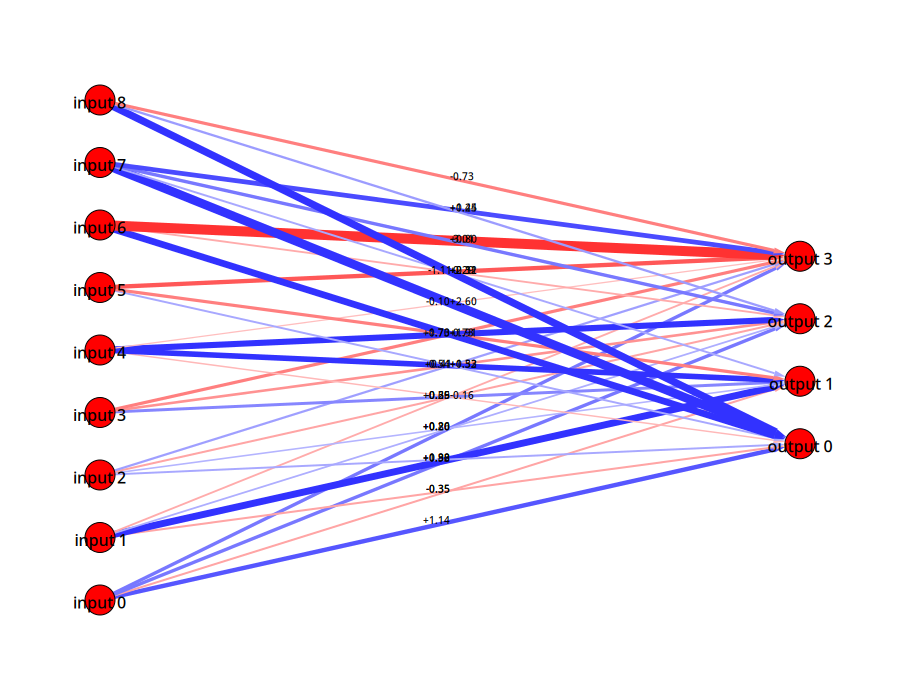

Python code for this plot:
from dataclasses import dataclass
import numpy as np
import igraph as ig

from genome import Genome, dna_to_f32, f32_to_dna

HIDDEN_SIZE = 0 # set to 0 for no hidden layer
OUTPUT_SIZE = 4  # UP/DOWN/LEFT/RIGHT
INPUT_SIZE = 9   # 3x3 grid 

DEBUG = False

@dataclass
class BrainData:
    weights: list[np.ndarray]  # Corrected type hint for clarity
    biases: list[np.ndarray]


class AntBrain:
    DNA_PRECISION_PER_FLOAT = 16  # Number of DNA characters used to represent one float parameter

    def __init__(self, data: BrainData):
        self.data = data

    @staticmethod
    def random():
        if HIDDEN_SIZE > 0:
            weights = []
            biases = []
            weights.append(np.random.randn(INPUT_SIZE, HIDDEN_SIZE))
            weights.append(np.random.randn(HIDDEN_SIZE, OUTPUT_SIZE))
            biases.append(np.random.randn(HIDDEN_SIZE))
            biases.append(np.random.randn(OUTPUT_SIZE))
        else:
            weights = [np.random.randn(INPUT_SIZE, OUTPUT_SIZE)]
            biases = [np.random.randn(OUTPUT_SIZE)]
        data = BrainData(weights, biases)
        return AntBrain(data)
    
    def mutate(self, distance, dispersion=0.5, high_mod=0, rm_char=False): 
        g = self.to_genome()
        g.mutate(distance=distance, dispersion=dispersion, high_mod=high_mod)
        self.data = AntBrain.from_genome(g).data

    # forward pass
    def __call__(self, inputs):

        import torch

        tensor_inputs = torch.tensor(inputs, dtype=torch.double)

        # application des poids et biais
        if HIDDEN_SIZE > 0:
            t = torch.matmul(tensor_inputs, torch.tensor(self.data.weights[0])) + torch.tensor(self.data.biases[0])
            if DEBUG:
                print(f"DEBUG: layer 1 pre-activation: {t}")
            t = torch.maximum(t, torch.tensor(0))
            if DEBUG:
                print(f"DEBUG: layer 1 post-ReLU: {t}")
            t = torch.matmul(t, torch.tensor(self.data.weights[1],dtype=torch.double)) + torch.tensor(self.data.biases[1])
            t = torch.maximum(t, torch.tensor(0.1))
            if DEBUG:
                print(f"DEBUG: layer 2 output: {t}")
                print(f"DEBUG: __call__ output shape: {t.shape}")
        else:
            t = torch.matmul(tensor_inputs, torch.tensor(self.data.weights[0],dtype=torch.double)) + torch.tensor(self.data.biases[0])
            t = torch.maximum(t, torch.tensor(0.1))
            if DEBUG:
                print(f"DEBUG: direct layer output: {t}")
        return t.numpy()

    # perception et mouvement
    def act(self, view):
        view = view.flatten()
        inputs = np.array(view)
        t = self(inputs)

        # Output layer is always OUTPUT_SIZE neurons:
        # 0: up, 1: right, 2: down, 3: left
        up = t[0]
        right = t[1]
        down = t[2]
        left = t[3]

        direction = np.argmax([up, right, down, left])
        return direction


    def visualize(self, filename="brain.png"):
        def get_edge_color(weight_val):
            # Handle NaN or non-numeric weights first
            if not isinstance(weight_val, (float, int, np.number)) or np.isnan(weight_val):
                return "#808080"  # Return a neutral gray color for NaN or invalid weights

            # Blue for positive, red for negative, gray for near zero
            if abs(weight_val) < 0.1:
                return "#cccccc"
            
            # Original color intensity logic
            component_val = int(200 - min(abs(weight_val) * 100.0, 150.0))

            if weight_val > 0:
                # Positive weights: blue (format #RRGGBB)
                return f"#{component_val:02x}{component_val:02x}ff"
            else:
                # Negative weights: red (format #RRGGBB)
                # Ensure the hex string starts with #
                return f"#ff{component_val:02x}{component_val:02x}"

        def get_edge_width(weight_val):
            # Handle NaN or non-numeric weights first
            if not isinstance(weight_val, (float, int, np.number)) or np.isnan(weight_val):
                return 1.0  # Default width for NaN or invalid weights
            # Thicker for stronger weights
            return 1 + abs(weight_val) * 3

        def get_edge_label(weight_val):
            # Show sign and value, smaller font for small weights
            if not isinstance(weight_val, (float, int, np.number)) or np.isnan(weight_val):
                return "NaN"
            return f"{weight_val:+.2f}"

        if HIDDEN_SIZE > 0:
            num_vertices = INPUT_SIZE + HIDDEN_SIZE + OUTPUT_SIZE
            g = ig.Graph(directed=True)
            labels = [f"input {i}" for i in range(INPUT_SIZE)] + \
                        [f"hidden {i}" for i in range(HIDDEN_SIZE)] + \
                        [f"output {i}" for i in range(OUTPUT_SIZE)]
            g.add_vertices(num_vertices)
            g.vs["label"] = labels

            # Increase horizontal spacing between layers
            def column_layout(count, x_coord_base, y_spacing_factor=10.0):
                return [[x_coord_base, y * y_spacing_factor] for y in np.linspace((count - 1)/2.0, -(count - 1)/2.0, count)]

            layout = []
            layout.extend(column_layout(INPUT_SIZE, 0))
            layout.extend(column_layout(HIDDEN_SIZE, 2))  # Increased x-coordinate
            layout.extend(column_layout(OUTPUT_SIZE, 4))  # Increased x-coordinate

            threshold = 0.1  # threshold below which connection is omitted

            # Input -> Hidden connections
            for i in range(INPUT_SIZE):
                for j in range(HIDDEN_SIZE):
                    weight = self.data.weights[0][i][j]
                    weight_val = float(weight)
                    if abs(weight_val) >= threshold or np.isnan(weight_val):  # Also draw NaN edges to see them if any (colored gray by get_edge_color)
                        g.add_edge(i, INPUT_SIZE + j)
                        g.es[-1]["label"] = get_edge_label(weight_val)
                        g.es[-1]["color"] = get_edge_color(weight_val)
                        g.es[-1]["width"] = get_edge_width(weight_val)

            # Hidden -> Output connections
            for i in range(HIDDEN_SIZE):
                for j in range(OUTPUT_SIZE):
                    weight = self.data.weights[1][i][j]
                    weight_val = float(weight)
                    if abs(weight_val) >= threshold or np.isnan(weight_val):
                        g.add_edge(INPUT_SIZE + i, INPUT_SIZE + HIDDEN_SIZE + j)
                        g.es[-1]["label"] = get_edge_label(weight_val)
                        g.es[-1]["color"] = get_edge_color(weight_val)
                        g.es[-1]["width"] = get_edge_width(weight_val)
        else:
            num_vertices = INPUT_SIZE + OUTPUT_SIZE
            g = ig.Graph(directed=True)
            labels = [f"input {i}" for i in range(INPUT_SIZE)] + \
                        [f"output {i}" for i in range(OUTPUT_SIZE)]
            g.add_vertices(num_vertices)
            g.vs["label"] = labels

            # Increase horizontal spacing between layers
            def column_layout(count, x_coord_base, y_spacing_factor=1.0):
                return [[x_coord_base, y * y_spacing_factor] for y in np.linspace((count - 1)/2.0, -(count - 1)/2.0, count)]

            layout = []
            layout.extend(column_layout(INPUT_SIZE, 0))
            layout.extend(column_layout(OUTPUT_SIZE, 2))  # Increased x-coordinate

            threshold = 0.1
            for i in range(INPUT_SIZE):
                for j in range(OUTPUT_SIZE):
                    weight = self.data.weights[0][i][j]
                    weight_val = float(weight)
                    if abs(weight_val) >= threshold or np.isnan(weight_val):  # Also draw NaN edges
                        g.add_edge(i, INPUT_SIZE + j)
                        g.es[-1]["label"] = get_edge_label(weight_val)
                        g.es[-1]["color"] = get_edge_color(weight_val)
                        g.es[-1]["width"] = get_edge_width(weight_val)

        visual_style = {
            "vertex_size": 30,  # Slightly smaller nodes might help with dense layers
            "vertex_label_size": 16,  # Slightly smaller labels
            "edge_label_size": 10,  # Smaller edge labels for less clutter
            "layout": layout,
            "bbox": (900, 700),  # Increased bounding box for more space
            "margin": 100,  # Increased margin
            "edge_curved": 0.0,  # Straight edges
            "edge_arrow_size": 0.8,  # Adjust arrow size if needed
            "edge_arrow_width": 0.8,  # Adjust arrow width if needed
        }
        ig.plot(g, target=filename, **visual_style)


    @staticmethod
    def from_genome(genome: Genome):
        # Calculate the expected number of parameters for the brain configuration
        num_expected_params = 0
        if HIDDEN_SIZE > 0:
            num_expected_params = (INPUT_SIZE * HIDDEN_SIZE) + HIDDEN_SIZE + \
                                  (HIDDEN_SIZE * OUTPUT_SIZE) + OUTPUT_SIZE
        else:
            num_expected_params = (INPUT_SIZE * OUTPUT_SIZE) + OUTPUT_SIZE

        # Validate genome structure
        assert genome.n == num_expected_params, \
            f"Genome parameter count mismatch. Genome has {genome.n} parameters, brain expects {num_expected_params}."
        assert genome.m == 1, \
            f"Genome structure mismatch. Expected m=1 (single DNA string per parameter), got m={genome.m}."
        assert genome.edge_size == AntBrain.DNA_PRECISION_PER_FLOAT, \
            f"Genome DNA precision mismatch. Genome has {genome.edge_size}, brain expects {AntBrain.DNA_PRECISION_PER_FLOAT}."

        all_params_floats = []
        for i in range(genome.n):  # genome.n is the total number of parameters
            dna_edge_list = genome.get_edge(i)  # Returns list of chars for the i-th parameter
            dna_edge_str = "".join(dna_edge_list)
            float_val = dna_to_f32(dna_edge_str)
            
            # dna_to_f32 sums values from a table; 'X' or unknown chars are 0.
            # NaN is unlikely unless dna_edge_str is empty and dna_to_f32 handles it poorly,
            # or table values lead to NaN, but good practice to check.
            if np.isnan(float_val):
                float_val = 0.0  # Default to 0.0 if NaN occurs
            all_params_floats.append(float_val)

        ptr = 0  # Pointer for iterating through all_params_floats

        def extract_layer_params(num_inputs, num_outputs, params_list, current_ptr):
            # Extract weights
            weights_shape = (num_inputs, num_outputs)
            num_weight_elements = num_inputs * num_outputs
            weight_elements = params_list[current_ptr : current_ptr + num_weight_elements]
            weights_matrix = np.array(weight_elements).reshape(weights_shape)
            current_ptr += num_weight_elements

            # Extract biases
            num_bias_elements = num_outputs
            bias_elements = params_list[current_ptr : current_ptr + num_bias_elements]
            biases_vector = np.array(bias_elements)
            current_ptr += num_bias_elements
            
            return weights_matrix, biases_vector, current_ptr

        if HIDDEN_SIZE > 0:
            weights0, biases0, ptr = extract_layer_params(INPUT_SIZE, HIDDEN_SIZE, all_params_floats, ptr)
            weights1, biases1, ptr = extract_layer_params(HIDDEN_SIZE, OUTPUT_SIZE, all_params_floats, ptr)
            data = BrainData(weights=[weights0, weights1], biases=[biases0, biases1])
        else:
            weights0, biases0, ptr = extract_layer_params(INPUT_SIZE, OUTPUT_SIZE, all_params_floats, ptr)
            data = BrainData(weights=[weights0], biases=[biases0])
        
        assert ptr == num_expected_params, \
            f"Parameter consumption error. Consumed {ptr} parameters, but expected {num_expected_params}."

        return AntBrain(data)

    def to_genome(self) -> Genome:
        all_params_flat = []
        
        # Flatten weights
        for weight_matrix in self.data.weights:
            for weight_value in np.nditer(weight_matrix):
                all_params_flat.append(float(weight_value))
        
        # Flatten biases
        for bias_vector in self.data.biases:
            for bias_value in np.nditer(bias_vector):
                all_params_flat.append(float(bias_value))

        num_total_params = len(all_params_flat)

        g = Genome(n=num_total_params, m=1, precision=AntBrain.DNA_PRECISION_PER_FLOAT)

        for idx, param_val in enumerate(all_params_flat):
            dna_string = f32_to_dna(param_val, size=AntBrain.DNA_PRECISION_PER_FLOAT)
            g.set_edge(edge_k_idx=idx, edge_dna_str=dna_string)
            
        return g
    
    def copy(self):
        new_brain = AntBrain(self.data)
        return new_brain


if __name__ == "__main__":
    if HIDDEN_SIZE > 0:
        weights = []
        biases = []
        weights.append(np.random.randn(INPUT_SIZE, HIDDEN_SIZE))
        weights.append(np.random.randn(HIDDEN_SIZE, OUTPUT_SIZE))
        biases.append(np.random.randn(HIDDEN_SIZE))
        biases.append(np.random.randn(OUTPUT_SIZE))
    else:
        weights = [np.random.randn(INPUT_SIZE, OUTPUT_SIZE)]
        biases = [np.random.randn(OUTPUT_SIZE)]
    
    data = BrainData(weights, biases)
    brain = AntBrain(data)

    brain.visualize()

    grid = [[0, 0, 0], [0, 1, 0], [1, 0, 1]]
    grid = np.array(grid)
    grid = grid.flatten()
    direction = brain.act(grid)

    directions = ["up", "right", "down", "left"]
    print(f"Direction: {directions[direction]}")

    genome = brain.to_genome()
    print(genome)

    new_brain = AntBrain.from_genome(genome)
    print(new_brain.to_genome())

    new_brain.visualize("new_brain.png")
